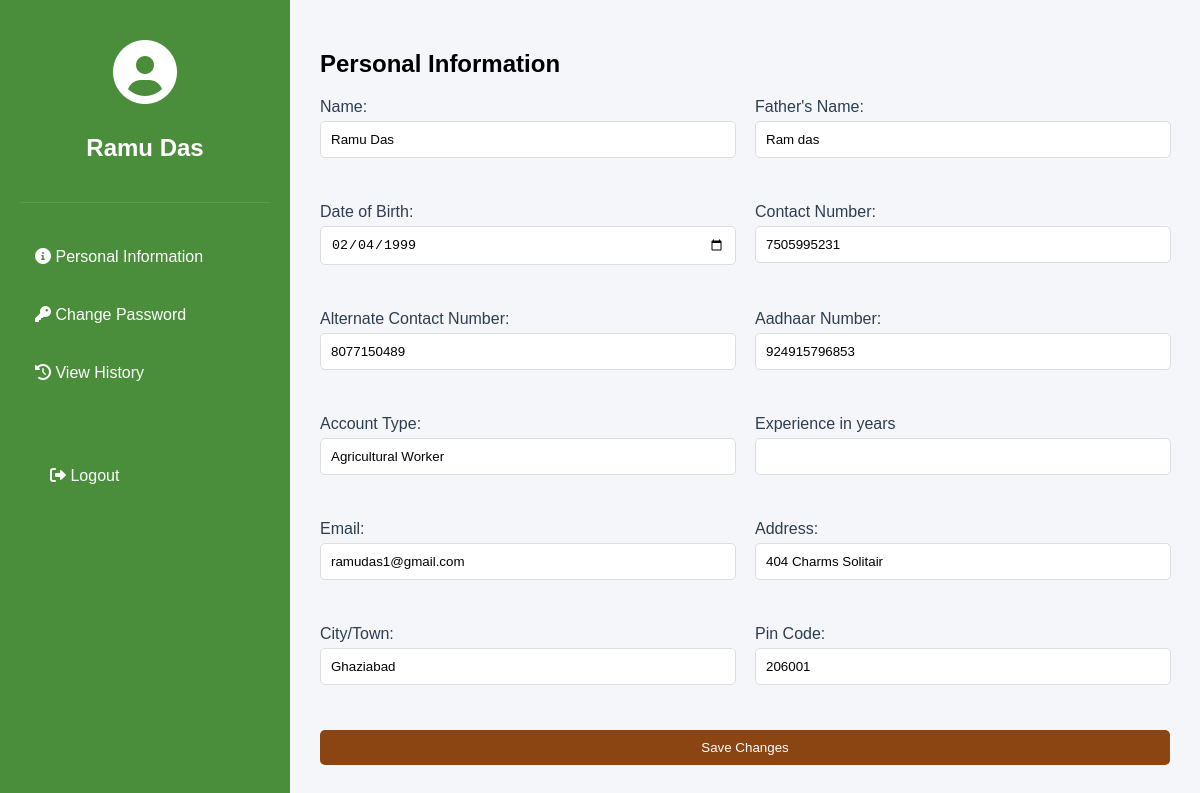
The page /profile/ (signed in) on the database as committed earlier.
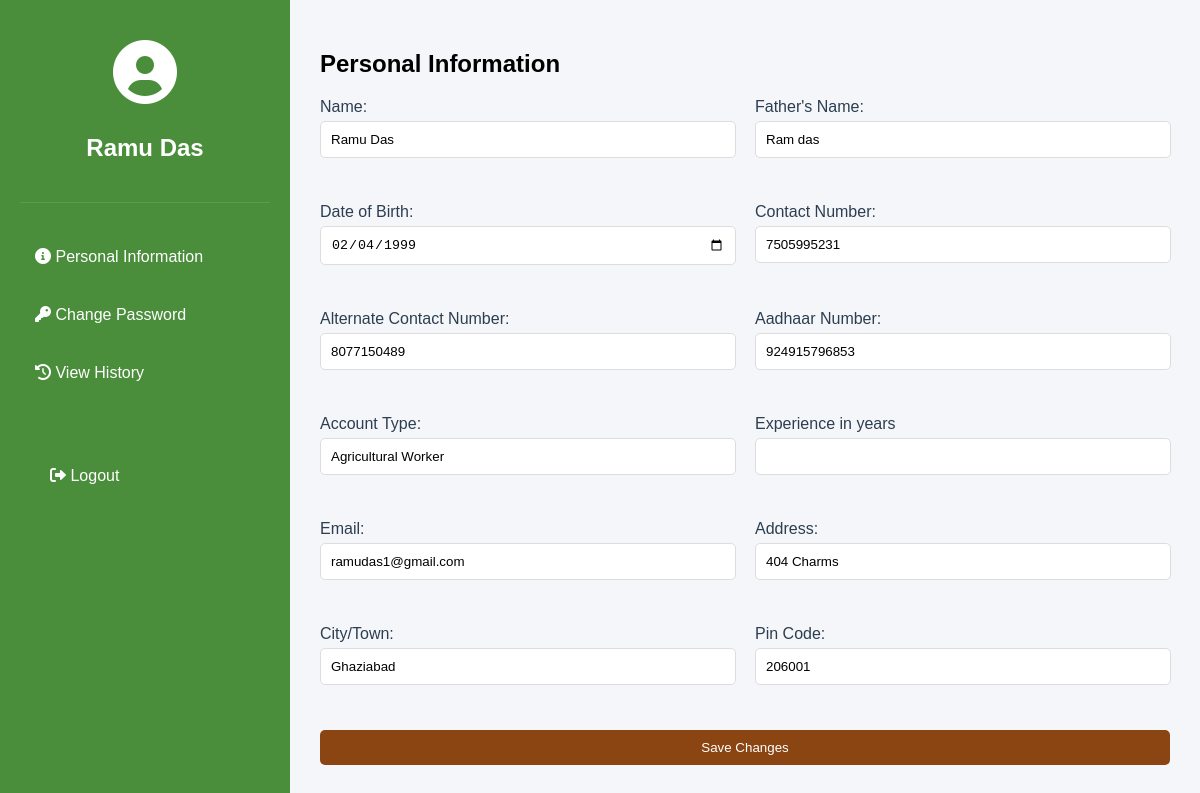
The same page on the database as committed later.
### ACP/models.py (models this page shows, shortened)
class UserProfile(models.Model):
    USER_TYPES = [
        ('worker', 'Agricultural Worker'),
        ('provider', 'Land Provider'),
        ('buyer', 'Buyer'),
    ]
    user = models.OneToOneField(User, on_delete=models.CASCADE, related_name='userprofile')
    user_type = models.CharField(max_length=20, choices=USER_TYPES)
    phone_number = models.CharField(max_length=15)
    aadhar_number = models.CharField(max_length=12, null=True, blank=True)
    gst_number = models.CharField(max_length=15, null=True, blank=True)
    father_name = models.CharField(max_length=100, null=True, blank=True)
    dob = models.DateField(null=True, blank=True)
    alternate_contact = models.CharField(max_length=15, null=True, blank=True)
    address = models.TextField(null=True, blank=True)
    city = models.CharField(max_length=100, null=True, blank=True)
    pin_code = models.CharField(max_length=10, null=True, blank=True)
    year_of_experience = models.IntegerField( null=True, blank=True)

### ACP/views.py (the view)
# urls.py: path("profile/",profile, name='profile'),
@login_required
def profile(request):
    try:
        user_profile = request.user.userprofile
        if user_profile.user_type not in ['worker', 'provider', 'buyer']:
            return redirect('login')
        return render(request, 'profile.html', {'user_profile': user_profile})
    except UserProfile.DoesNotExist:
        return redirect('login')

### ACP/templates/profile.html (shortened to what this page needs)
<!DOCTYPE html>
<html lang="en">
<head>
    {% load static %}
    <link rel="stylesheet" href="{% static 'css/profile.css' %}">
    <link rel="stylesheet" href="https://cdnjs.cloudflare.com/ajax/libs/font-awesome/6.0.0/css/all.min.css">
</head>
<body>
    <div class="profile-container">
        <div class="sidebar">
            <div class="profile-header">
                <i class="fas fa-user-circle"></i>
                <h2>{{ user.get_full_name }}</h2>
            </div>
            <nav class="profile-nav">
                <a href="#personal-info" class="active"><i class="fas fa-info-circle"></i> Personal Information</a>
                <a href="{% url 'change_password' %}"><i class="fas fa-key"></i> Change Password</a>
                <a href="#history"><i class="fas fa-history"></i> View History</a>
                    <a href="{% url 'logout' %}"><button type="submit" id="logout-btn"><i class="fas fa-sign-out-alt"></i> Logout</button></a>
            </nav>
        </div>
        <div class="main-content">
            <section id="personal-info" class="active">
                <h2>Personal Information</h2>
                <form id="personal-info-form" method="POST" action="{% url 'update_profile' %}">
                    <div class="form-group">
                        <label>Name:</label>
                        <input type="text" id="name" value="{{ user.get_full_name }}" readonly>
                    </div>
                    <div class="form-group">
                        <label>Father's Name:</label>
                        <input type="text" id="father-name" name="father-name" value="{{ user_profile.father_name|default:'' }}">
                    </div>
                    <div class="form-group">
                        <label>Date of Birth:</label>
                        <input type="date" id="dob" name="dob" value="{{ user_profile.dob|date:'Y-m-d' }}">
                    </div>
                    <div class="form-group">
                        <label>Contact Number:</label>
                        <input type="tel" id="contact-number" name="contact-number" value="{{ user_profile.phone_number }}">
                    </div>
                    <div class="form-group">
                        <label>Alternate Contact Number:</label>
                        <input type="tel" id="Alternate-contact" name="alternate-contact" value="{{ user_profile.alternate_contact|default:'' }}">
                    </div>
                    <div class="form-group">
                        <label>Aadhaar Number:</label>
                        <input type="text" id="aadhaar-number" value="{{ user_profile.aadhar_number }}" readonly>
                    </div>
                    <div class="form-group">
                        <label>Account Type:</label>
                        <input type="text" id="account-type" value="{{ user_profile.get_user_type_display }}" readonly>
                    </div>
                    <div class="form-group">
                        <label>Experience in years </label>
                        <input type="text" id="year" value="{{ user_profile.get_year_of_experience|default:'' }}" >
                    </div>
                    <div class="form-group">
                        <label>Email:</label>
                        <input type="email" id="email" value="{{ user.email }}" readonly>
                    </div>
                    <div class="form-group">
                        <label>Address:</label>
                        <input type="text" id="address" name="address" value="{{ user_profile.address|default:'' }}">
                    </div>
                    <div class="form-group">
                        <label>City/Town:</label>
                        <input type="text" id="town" name="town" value="{{ user_profile.city|default:'' }}">
                    </div>
                    <div class="form-group">
                        <label>Pin Code:</label>
                        <input type="text" id="room" name="pin-code" value="{{ user_profile.pin_code|default:'' }}">
                    </div>
                    <button type="submit" class="save-btn">Save Changes</button>
                </form>
            </section>
        </div>
    </div>
</body>
</html>

### static/css/profile.css (style rules this page uses)
:root { --primary-color: #4a8e3b; --secondary-color: #8b4513; --background-color: #f5f6fa; --text-color: #2c3e50; --sidebar-width: 250px; }
body { margin: 0; font-family: 'Arial', sans-serif; background-color: var(--background-color); }
.profile-container { display: flex; min-height: 100vh; }
.sidebar { width: var(--sidebar-width); background-color: var(--primary-color); color: white; padding: 20px; }
.profile-header { text-align: center; padding: 20px 0; border-bottom: 1px solid rgba(255,255,255,0.1); }
.profile-header i { font-size: 64px; margin-bottom: 10px; }
.profile-nav { margin-top: 30px; }
.profile-nav a, #logout-btn { display: block; padding: 15px; color: white; text-decoration: none; margin-bottom: 10px; border-radius: 5px; transition: background-color 0.3s; }
#logout-btn { width: 100%; border: none; background: none; color: white; cursor: pointer; text-align: left; font-size: 16px; margin-top: 30px; }
.main-content { flex-grow: 1; padding: 30px; }
.form-group { margin-bottom: 15px; }
.form-group label { display: block; margin-bottom: 5px; color: var(--text-color); }
.form-group input { width: 95%; padding: 10px; border: 1px solid #ddd; border-radius: 5px; margin-bottom: 10px; }
.save-btn { background-color: var(--secondary-color); color: white; border: none; padding: 10px 20px; border-radius: 5px; cursor: pointer; }
@media (min-width: 768px) { #personal-info-form { display: grid; grid-template-columns: 1fr 1fr; gap: 20px; } }
@media (min-width: 768px) { .save-btn { grid-column: span 2; } }

Rows that differ between the two databases and show on the page:
changed UserProfile "Ram das": address "404 Charms Solitair" → "404 Charms"
